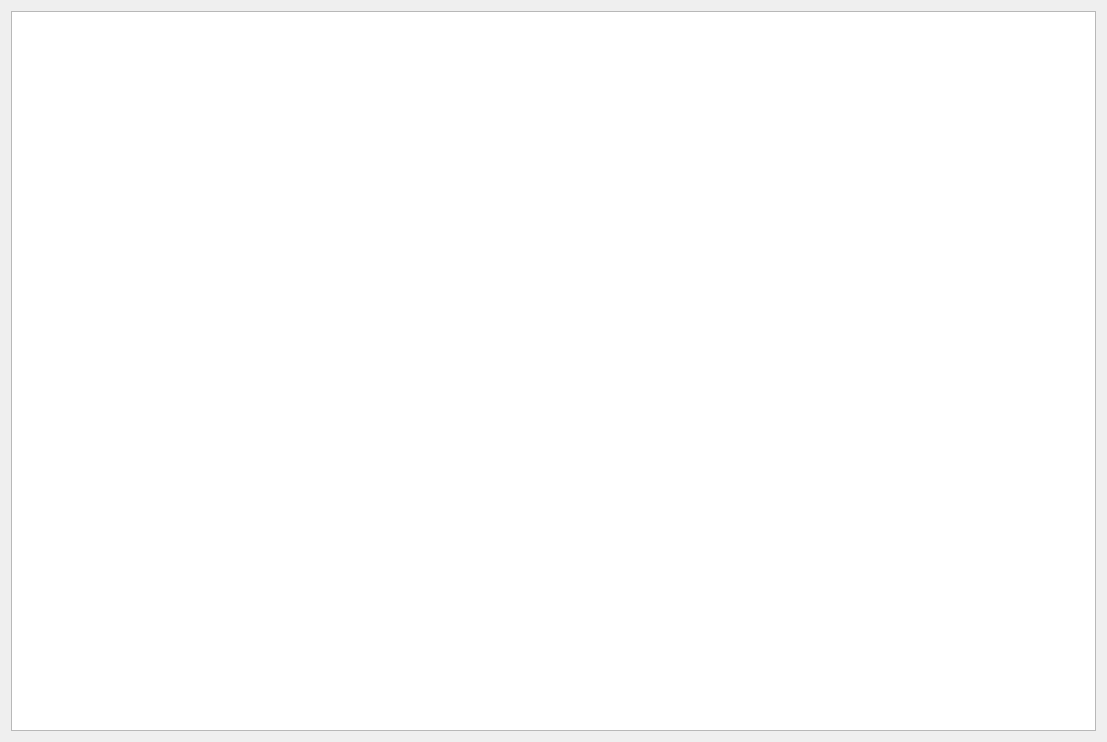
<?xml version="1.0" encoding="UTF-8"?>
<ui version="4.0">
 <class>TaskOutputDialog</class>
 <widget class="QDialog" name="TaskOutputDialog">
  <property name="geometry">
   <rect>
    <x>0</x>
    <y>0</y>
    <width>1107</width>
    <height>742</height>
   </rect>
  </property>
  <property name="windowTitle">
   <string>Dialog</string>
  </property>
  <layout class="QVBoxLayout" name="verticalLayout">
   <item>
    <widget class="QTextEdit" name="edit"/>
   </item>
  </layout>
 </widget>
 <resources/>
 <connections/>
</ui>
